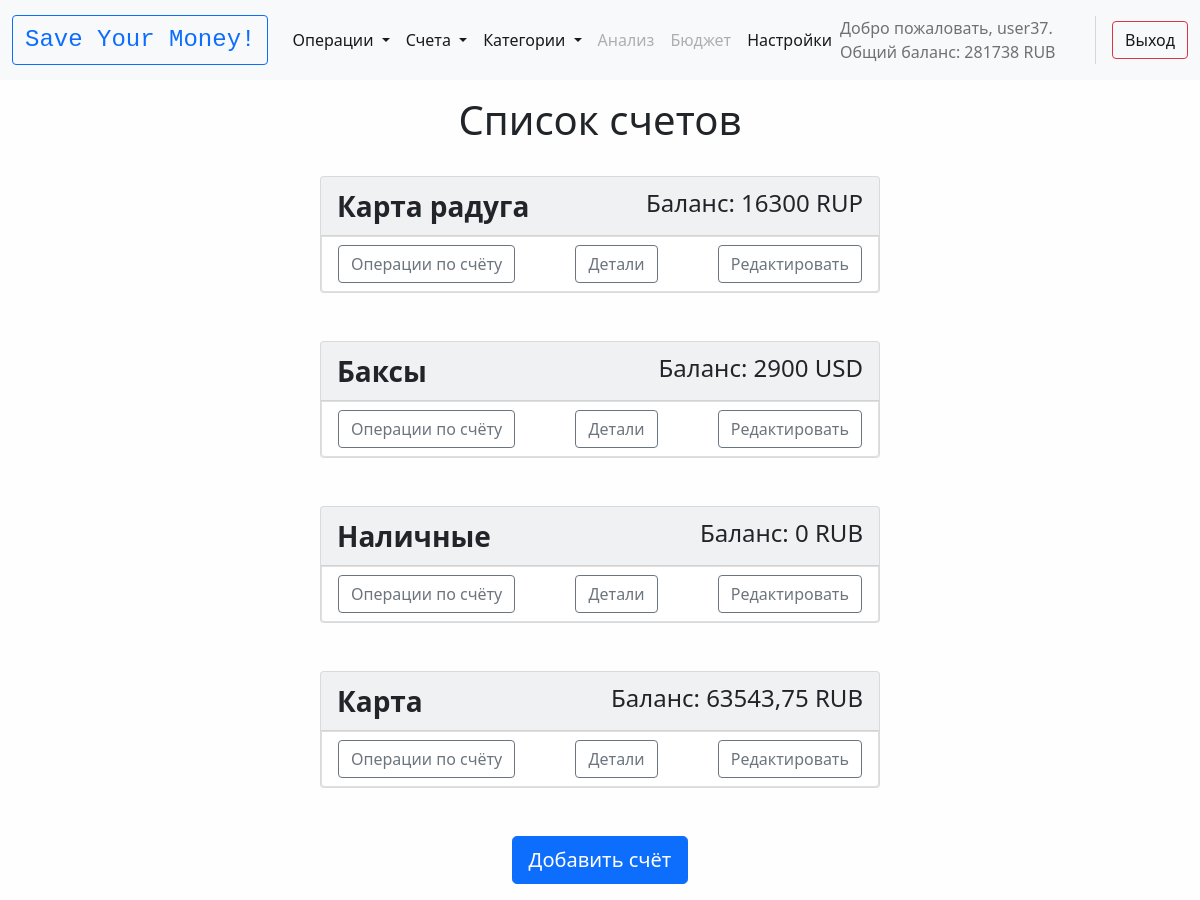
The page /wallets/ (signed in) on the database its author committed.
### sym_app/models.py (models this page shows, shortened)
class Currency(models.Model):
    name = models.CharField(max_length=20, verbose_name='Валюта')
    exchange_to = models.CharField(max_length=20, verbose_name='Валюта для обмена')
    exchange_rate = models.FloatField(verbose_name='Курс (сколько стоит валюта name в валюте exchange_to)')
    exchange_rate_reverse = models.FloatField(verbose_name='Курс (сколько стоит валюта exchange_to в валюте name)')
    def __str__(self):
        return self.name
    class Meta:
        verbose_name = 'Валюта'
        verbose_name_plural = 'Валюты'
        ordering = ['pk']

class Wallet(models.Model):
    user = models.ForeignKey(User, on_delete=models.CASCADE, verbose_name='Пользователь')
    name = models.CharField(max_length=150, verbose_name='Название счёта')
    balance = models.FloatField(default=0, verbose_name='Баланс')
    currency = models.ForeignKey('Currency', verbose_name='Валюта', on_delete=models.PROTECT)
    is_archive = models.BooleanField(verbose_name='Архивный (в разработке)', blank=True, default=False)
    def __str__(self):
        return f'{self.name} ({round(self.balance, 2)} {self.currency})'
    def get_absolute_url(self):
        return reverse('wallet_detail', kwargs={'pk': self.pk})
    class Meta:
        verbose_name = 'Счёт'
        verbose_name_plural = 'Счета'
        ordering = ['user', '-pk']

### sym_app/views.py (the view)
# urls.py: path('wallets/', Wallets.as_view(), name='wallets'),
class Wallets(LoginRequiredMixin, ListView):
    redirect_field_name = None  # Для миксина LoginRequiredMixin
    login_url = 'about'  # Для миксина LoginRequiredMixin
    model = Wallet
    template_name = 'sym_app/wallets.html'
    context_object_name = 'wallets'
    def get_context_data(self, *, object_list=None, **kwargs):
        context = super().get_context_data(**kwargs)
        context['title'] = 'Список счетов'
        context.update(universal_context(self.request))
        return context
    def get_queryset(self):
        return Wallet.objects.filter(user=self.request.user)

### sym_app/utils/utils.py (called while the page is built)
def universal_context(request):
    wallets = Wallet.objects.filter(user=request.user).select_related('currency')
    optional_name = Profile.objects.get(user=request.user).name
    main_currency = Profile.objects.get(user=request.user).main_currency
    overall_balance = 0
    for item in list(wallets.values('balance', 'currency')):
        overall_balance += exchanger(item['currency'], main_currency.pk, item['balance'])
    context = {
        'optional_name': optional_name,
        'wallets': wallets,
        'main_currency': main_currency,
        'overall_balance': round(overall_balance),
    }
    return context

def load_exchange_rates_pks():
    with open('exchange_rates_pks.json', 'r') as file:
        exchange_rates_pks = file.read()
    return exchange_rates_pks

def exchanger(curr1_pk, curr2_pk, amount):
    if curr1_pk == curr2_pk:
        return amount
    rates = json.loads(load_exchange_rates_pks())
    curr1_pk = str(curr1_pk)
    curr2_pk = str(curr2_pk)
    result = amount / rates[curr1_pk][curr2_pk]
    return result

### sym_app/templates/sym_app/wallets.html (shortened to what this page needs)
{% extends 'base.html' %}
{% block content %}
<h1>{{ title }}</h1>
<br>
{% for wallet in wallets %}
    <div class="card text-dark bg-light mb-5" style="max-width: 35rem;">
        <div class="card-header">
            <div class="d-flex w-100 justify-content-between">
                <div class="fs-3 fw-bold">{{ wallet.name }}</div>
                <div class="fs-4">Баланс: {{ wallet.balance|floatformat:"-2" }} {{ wallet.currency }}</div>
            </div>
        </div>
        <div class="list-group-item list-group-item-action">
            <div class="d-flex w-100 justify-content-between">
                <a href="{% url 'operations' %}?wallet={{ wallet.pk }}" class="btn btn-outline-secondary">Операции по счёту</a>
                <a href="{% url 'wallet_detail' wallet.pk %}" class="btn btn-outline-secondary">Детали</a>
                <a href="{% url 'wallet_edit' wallet.pk %}" class="btn btn-outline-secondary">Редактировать</a>
            </div>
        </div>
    </div>
{% endfor %}
<p><a href="{% url 'wallet_new' %}" class="btn btn-primary btn-lg">Добавить счёт</a></p>
{% endblock %}

### templates/base.html (shortened to what this page needs)
{% load static %}
<!doctype html>
<html lang="en">
<head>
    <link href="https://cdn.jsdelivr.net/npm/bootstrap@5.1.3/dist/css/bootstrap.min.css" rel="stylesheet">
</head>
<body>
{% include 'inc/_nav.html' %}
<div class ="container mt-3">
    <div class="row">
        <div class="mx-auto" style="width: 800px;">
            <center>
                {% block content %}{% endblock %}
            </center>
        </div>
    </div>
</div>
</body>
</html>

### templates/inc/_nav.html (shortened to what this page needs)
<nav class="navbar navbar-expand-lg navbar-light bg-light">
    <div class="container-fluid">
        <a class="navbar-brand" href="{% url 'home' %}">
            <div class="btn btn-outline-primary">
                <div class="font-monospace fs-4">
                    Save Your Money!
                </div>
            </div>
        </a>
        <div class="collapse navbar-collapse" id="navbarSupportedContent">
            <ul class="navbar-nav me-auto mb-2 mb-lg-0">
                <li class="nav-item dropdown">
                    <a class="nav-link active dropdown-toggle" href="#" id="navbarDropdown" role="button" data-bs-toggle="dropdown" aria-expanded="false">
                        Операции
                    </a>
                </li>
                <li class="nav-item dropdown">
                    <a class="nav-link active dropdown-toggle" href="#" id="navbarDropdown" role="button" data-bs-toggle="dropdown" aria-expanded="false">
                        Счета
                    </a>
                </li>
                <li class="nav-item dropdown">
                    <a class="nav-link active dropdown-toggle" href="#" id="navbarDropdown" role="button" data-bs-toggle="dropdown" aria-expanded="false">
                        Категории
                    </a>
                </li>
                <li class="nav-item"><a class="nav-link disabled" aria-current="page" href="#">Анализ</a></li>
                <li class="nav-item"><a class="nav-link disabled" aria-current="page" href="#">Бюджет</a></li>
                <li class="nav-item"><a class="nav-link active" aria-current="page" href="{% url 'settings' %}">Настройки</a></li>
            </ul>
            <span class="navbar-text">
            {% if request.user.is_authenticated %}
                <div class="hstack gap-3">
                    {% if optional_name %}
                        <div class="fs-6">Добро пожаловать, {{ optional_name }}. Общий баланс: {{ overall_balance }} {{ main_currency.name }}</div>
                    {% else %}
                        <div class="fs-6">Добро пожаловать, {{ user.username }}. Общий баланс: {{ overall_balance }} {{ main_currency.name }}</div>
                    {% endif %}
                    <a href="{% url 'logout' %}" class="btn btn-outline-danger">Выход</a>
                </div>
            {% else %}
                <div class="hstack gap-3">
                    <a href="{% url 'register' %}" class="btn btn-outline-success">Регистрация</a>
                    <div class="vr"></div>
                    <a href="{% url 'login' %}" class="btn btn-outline-secondary">Вход</a>
                </div>
            {% endif %}
            </span>
        </div>
    </div>
</nav>

### templates/base.html (style rules this page uses)
body { background-color: #fefefe; }

### rows shown on the page
Currency: name "RUB"
Wallet: name "Карта радуга", balance "16300", currency "RUP"
Wallet: name "Баксы", balance "2900", currency "USD"
Wallet: name "Наличные", balance "0", currency "RUB"
Wallet: name "Карта", balance "63543,75", currency "RUB"

### other values the page prints
{{ user.username }} "user37"
{{ overall_balance }} "281738"
{{ title }} "Список счетов"
